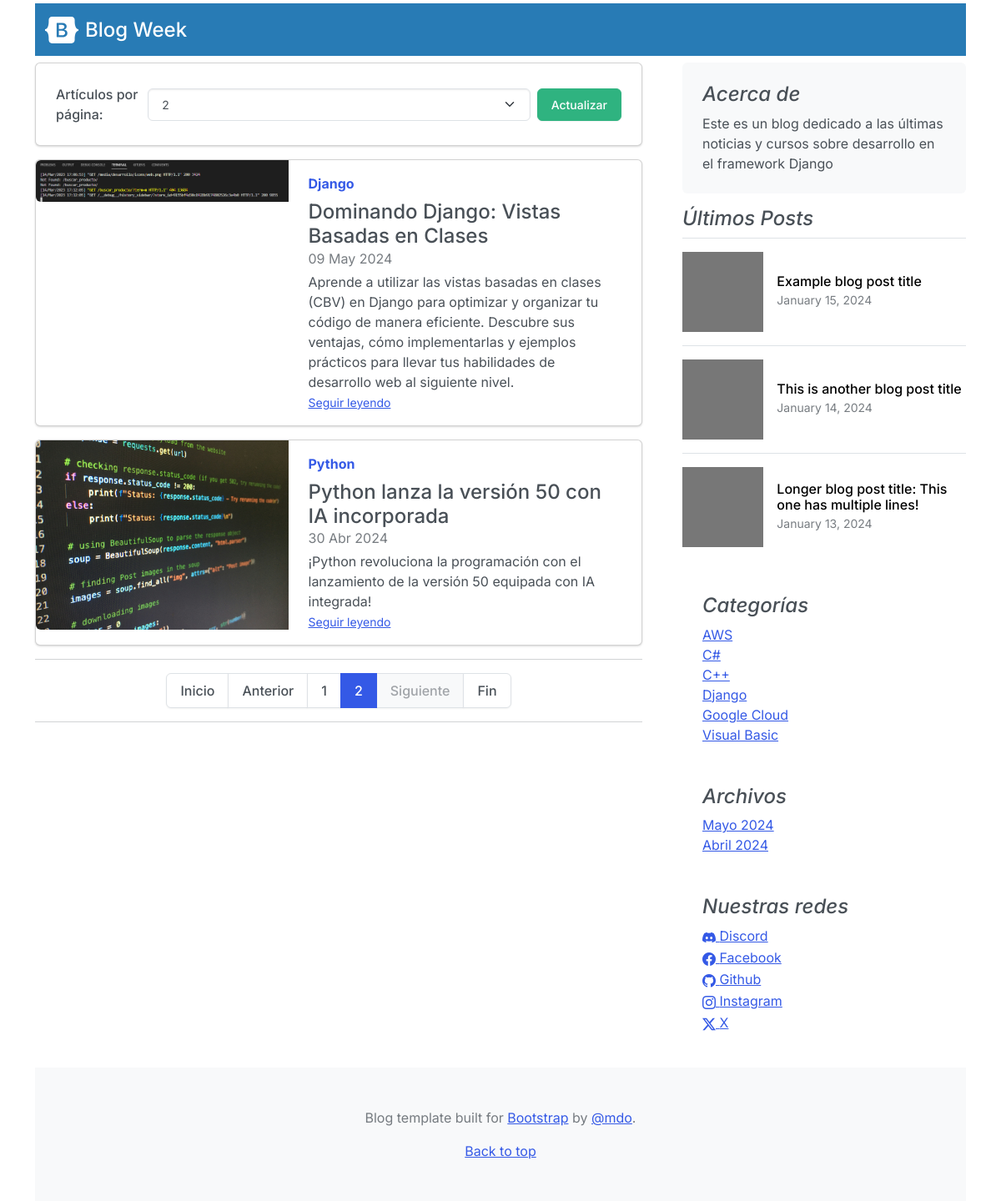
Screenshot of /?page=2 with the database file from the repository.
### core/models.py (models this page shows, shortened)
class Post(models.Model):
    title = models.CharField(max_length=250, verbose_name="Título")
    excerpt = models.TextField(verbose_name="Bajada")
    content = RichTextField(verbose_name="Contenido")
    image = models.ImageField(
        upload_to="posts", verbose_name="Imagen", null=True, blank=True)
    published = models.BooleanField(default=False, verbose_name="Publicado")
    created = models.DateTimeField(
        auto_now_add=True, verbose_name="Fecha de creación")
    updated = models.DateTimeField(
        auto_now=True, verbose_name="Fecha de modificación")
    category = models.ForeignKey(
        Category, on_delete=models.CASCADE, verbose_name="Categoría", related_name="get_posts")
    author = models.ForeignKey(
        Author, on_delete=models.CASCADE, verbose_name="Autor", related_name="get_posts")
    tags = models.ManyToManyField(Tag, verbose_name="Etiquetas")
    likes = models.ManyToManyField(User, related_name="blog_posts", verbose_name="Me gusta")
    dislikes = models.ManyToManyField(User, verbose_name="No me gusta")
    class Meta:
        verbose_name = "Publicación"
        verbose_name_plural = "Publicaciones"
        ordering = ['title']

class Category(models.Model):
    name = models.CharField(max_length=200, verbose_name="nombre", unique=True)
    active = models.BooleanField(default=True, verbose_name="Activo")
    created = models.DateTimeField(
        auto_now_add=True, verbose_name="Fecha de creación")
    updated = models.DateTimeField(
        auto_now=True, verbose_name="Fecha de modificación")
    class Meta:
        verbose_name = "Categoría"
        verbose_name_plural = "Categorías"
        ordering = ['name']
    def __str__(self) -> str:
        return self.name

class About(models.Model):
    description = models.CharField(max_length=350, verbose_name="Descripción")
    created = models.DateTimeField(
        auto_now_add=True, verbose_name="Fecha de creación")
    updated = models.DateTimeField(
        auto_now=True, verbose_name="Fecha de modificación")
    class Meta:
        verbose_name = "Acerca de"
        verbose_name_plural = "Acerca de nosotros"
        ordering = ['created']
    def __str__(self) -> str:
        return self.description

class Link(models.Model):
    key = models.CharField(max_length=100, verbose_name="Key Link")
    name = models.CharField(max_length=120, verbose_name="Red Social")
    url = models.URLField(max_length=350, blank=True,
                          null=True, verbose_name="Enlace")
    icon = models.CharField(max_length=100, blank=True,
                            null=True, verbose_name="Icono")
    created = models.DateTimeField(
        auto_now_add=True, verbose_name="Fecha de Creación")
    updated = models.DateTimeField(
        auto_now=True, verbose_name="Fecha de modificación")
    class Meta:
        verbose_name = "Red Social"
        verbose_name_plural = "Redes Sociales"
        ordering = ['name']
    def __str__(self) -> str:
        return self.name

### core/views.py (the view)
# urls.py: 2. Add a URL to urlpatterns:  path('', views.home, name='home')
def home(request):
    if not request.session.get('items_per_page'): # Cuando el usuario abre la pagina por 1era vez y no hay seleccionado nada en el combo, por defecto pongo la paginacion en 2
        request.session['items_per_page'] = 2
    if request.method == 'GET' and 'items_per_page' in request.GET: # Si el metodo del formulario es GET y existe la variable items_per_page en el GET del request, la almaceno en la variable items_per_page de la sesion del usuario
        request.session['items_per_page'] = int(request.GET['items_per_page'])
    items_per_page = request.session['items_per_page']
    posts_page = Paginator(Post.objects.filter(published = True), items_per_page) # 2 es el nro de posts que quiero que entren en cada pagina
    page = request.GET.get('page') # me devuelve el nro actual de pagina en la que estoy
    posts = posts_page.get_page(page) # pido que me devuelva los posts que están en la pagina actual
    aux = "x" * posts.paginator.num_pages # me va a generar una variable con tantas x como nros de pagina haya,
    return render(request, 'core/home.html', {'posts': posts, 'aux': aux})

### core/processors.py (called while the page is built)
def ctx_dic_about(request):
    ctx_about = {}
    ctx_about['ABOUT'] = About.objects.latest('created') # BUSCA EL ULTIMO CAMPO CREADO EN ABOUT (DE ACUERDO A LA FECHA DE CREACIÓN)
    return ctx_about

def ctx_dic_category(request):
    ctx_category = {}
    ctx_category['categories'] = Category.objects.filter(active=True)
    return ctx_category

def ctx_dic_link(request):
    ctx_link = {}
    links = Link.objects.all()
    for link in links:
        ctx_link[link.key] = {'url': link.url,
                                'icon': link.icon}
    print(ctx_link)
    return ctx_link

def ctx_dic_link2(request):
    ctx_link2 = {}
    ctx_link2['redes_sociales'] = Link.objects.all()
    print(ctx_link2)
    return ctx_link2

def ctx_dic_history(request):
    ctx_history = {}
    ctx_history['dates'] = Post.objects.dates("created","month", order="DESC").distinct()
    return ctx_history

### core/templates/core/home.html (shortened to what this page needs)
{% extends "core/base.html" %}
{% load static %}
{% block content %}
<div class="card mb-3">
    <form method="get">
        <div class="card-body d-flex align-items-center gap-2">
            <label class="col-form-label" for="items_per_page">Artículos por página:</label>
            <select class="form-select" name="items_per_page" id="items_per_page">
                <option value="2" {% if request.session.items_per_page == 2 %}selected{% endif %}>2</option>
            </select>
            <button class="btn btn-success" type="submit">Actualizar</button>
        </div>
    </form>
</div>
{% for post in posts %}
{% if forloop.first and posts.number == 1 %}
{% if request.path == '/' %}
<div class="p-4 p-md-5 mb-4 rounded text-bg-info ">
    <div class="col-lg-12 px-0">
        <h1 class="display-4 fst-italic text-white">{{ post.title }}</h1>
        <p class="lead my-3">{{ post.excerpt }}</p>
        <p class="lead mb-0"><a href={% url "post" post.id %} class=" fw-bold text-white">Seguir leyendo...</a></p>
    </div>
</div>
{% endif %}
{% else %}
<div class="card mb-3">
    <div class="row g-0">
        <div class="col-md-5">
            <img src={{ post.image.url }} class="img-fluid rounded-start" alt="...">
        </div>
        <div class="col-md-7">
            <div class="card-body">
                <strong class="d-inline-block mb-2 text-primary">{{ post.category }}</strong>
                <h4 class="mb-0">{{ post.title }}</h4>
                <div class="mb-1 text-muted">{{ post.created|date:"d M Y" }}</div>
                <p class="card-text mb-auto">{{ post.excerpt }}</p>
                <p class="card-text"><small class="text-muted"><a href={% url "post" post.id %}
                            class="stretched-link">Seguir
                            leyendo</a></small></p>
            </div>
        </div>
    </div>
</div>
{% endif %}
{% endfor %}
<hr>
<nav aria-label="...">
    <ul class="pagination justify-content-center">
        <li class="page-item">
            <a class="page-link" href="?page=1">Inicio</a>
        </li>
        <li class="page-item {% if not posts.has_previous %}disabled{% endif %}">
            <a class="page-link"
                href="{% if posts.has_previous %}?page={{ posts.previous_page_number }}{% endif %}">Anterior</a>
        </li>
        {% for i in aux %}
        <li class="page-item {% if posts.number == forloop.counter %}active{% endif %}" aria-current="page">
            <a class="page-link" href="?page={{ forloop.counter }}">{{ forloop.counter }}</a>
        </li>
        {% endfor %}
        <li class="page-item {% if not posts.has_next %}disabled{% endif %}">
            <a class="page-link"
                href="{% if posts.has_next %}?page={{ posts.next_page_number }}{% endif %}">Siguiente</a>
        </li>
        <li class="page-item">
            <a class="page-link" href="?page={{ posts.paginator.num_pages }}">Fin</a>
        </li>
    </ul>
</nav>
<hr>
{% endblock %}

### core/templates/core/base.html (shortened to what this page needs)
<!DOCTYPE html>
<html lang="es">
<head>
    <link rel="stylesheet" href="https://cdn.jsdelivr.net/npm/bootstrap-icons@1.11.3/font/bootstrap-icons.min.css">
    {% load static %}
    <link href={% static "core/css/bootstrap.min.css" %} rel="stylesheet">
    <link href={% static "css/blog.css" %} rel="stylesheet">
</head>
<body>
    <div class="container">
        <nav class="mt-1 navbar navbar-expand-lg bg-info" data-bs-theme="dark">
            <div class="container-fluid">
                <a href="/"
                    class="d-flex align-items-center mb-3 mb-md-0 me-md-auto link-body-emphasis text-decoration-none">
                    <img class="bi me-2" width="40" height="32" src={% static "core/img/bootstrap-logo-white.svg" %}
                        alt="">
                    <span class="fs-4">Blog Week</span>
                </a>
            </div>
        </nav>
        <main class="mt-2">
            <div class="row g-5">
                <div class="col-md-8">
                    {% block content %} {% endblock %}
                </div>
                <aside class="col-md-4">
                    <div class="position-sticky" style="top: 2rem;">
                        <div class="p-4 mb-3 bg-body-tertiary rounded">
                            <h4 class="fst-italic">Acerca de</h4>
                            <p class="mb-0">{{ ABOUT }}</p>
                        </div>
                        <div>
                            <h4 class="fst-italic">Últimos Posts</h4>
                            <ul class="list-unstyled">
                                <li>
                                    <a class="d-flex flex-column flex-lg-row gap-3 align-items-start align-items-lg-center py-3 link-body-emphasis text-decoration-none border-top"
                                        href="#">
                                        <svg class="bd-placeholder-img" width="100%" height="96"
                                            xmlns="http://www.w3.org/2000/svg" aria-hidden="true"
                                            preserveAspectRatio="xMidYMid slice" focusable="false">
                                            <rect width="100%" height="100%" fill="#777" />
                                        </svg>
                                        <div class="col-lg-8">
                                            <h6 class="mb-0">Example blog post title</h6>
                                            <small class="text-body-secondary">January 15, 2024</small>
                                        </div>
                                    </a>
                                </li>
                                <li>
                                    <a class="d-flex flex-column flex-lg-row gap-3 align-items-start align-items-lg-center py-3 link-body-emphasis text-decoration-none border-top"
                                        href="#">
                                        <svg class="bd-placeholder-img" width="100%" height="96"
                                            xmlns="http://www.w3.org/2000/svg" aria-hidden="true"
                                            preserveAspectRatio="xMidYMid slice" focusable="false">
                                            <rect width="100%" height="100%" fill="#777" />
                                        </svg>
                                        <div class="col-lg-8">
                                            <h6 class="mb-0">This is another blog post title</h6>
                                            <small class="text-body-secondary">January 14, 2024</small>
                                        </div>
                                    </a>
                                </li>
                                <li>
                                    <a class="d-flex flex-column flex-lg-row gap-3 align-items-start align-items-lg-center py-3 link-body-emphasis text-decoration-none border-top"
                                        href="#">
                                        <svg class="bd-placeholder-img" width="100%" height="96"
                                            xmlns="http://www.w3.org/2000/svg" aria-hidden="true"
                                            preserveAspectRatio="xMidYMid slice" focusable="false">
                                            <rect width="100%" height="100%" fill="#777" />
                                        </svg>
                                        <div class="col-lg-8">
                                            <h6 class="mb-0">Longer blog post title: This one has multiple lines!</h6>
                                            <small class="text-body-secondary">January 13, 2024</small>
                                        </div>
                                    </a>
                                </li>
                            </ul>
                        </div>
                        <div class="p-4">
                            <h4 class="fst-italic">Categorías</h4>
                            <ol class="list-unstyled mb-0">
                                {% for item in categories %}
                                    <li><a href={% url "category" item.id %}>{{item.name}}</a></li>
                                {% endfor %}
                            </ol>
                        </div>
                        <div class="p-4">
                            <h4 class="fst-italic">Archivos</h4>
                            <ol class="list-unstyled mb-0">
                                {% for item in dates %}
                                    <li><a href={% url "dates" item.month item.year %}>{{ item|date:"F Y"|capfirst }}</a></li>
                                {% endfor %}
                            </ol>
                        </div>
                        <div class="p-4">
                            <h4 class="fst-italic">Nuestras redes</h4>
                            <ol class="list-unstyled">
                                {% for item in redes_sociales %}
                                    {% if item.url %}
                                        <li><a href={{ item.url }}><i class="{{ item.icon }}"></i> {{ item.name }}</a></li>
                                    {% endif %}
                                {% endfor%}
                            </ol>
                        </div>
                    </div>
                </aside>
            </div>
        </main>
        <footer class="py-5 text-center text-body-secondary bg-body-tertiary">
            <p>Blog template built for <a href="https://getbootstrap.com/">Bootstrap</a> by <a
                    href="https://twitter.com/mdo">@mdo</a>.</p>
            <p class="mb-0">
                <a href="#">Back to top</a>
            </p>
        </footer>
    </div>
</body>
</html>

### core/static/core/css/blog.css (style rules this page uses)
.bd-placeholder-img { font-size: 1.125rem; text-anchor: middle; -webkit-user-select: none; -moz-user-select: none; user-select: none; }
.bi { vertical-align: -.125em; fill: currentColor; }

### rows the page displays
Post: image (picture), category "Django", title "Dominando Django: Vistas Basadas en Clases", created "09 May 2024", excerpt "Aprende a utilizar las vistas basadas en clases (CBV) en Django para optimizar y organizar tu código de manera eficiente. Descubre sus ventajas, cómo implementarlas y ejemplos prácticos para llevar tus habilidades de desarrollo web al siguiente nivel."
Post: image (picture), category "Python", title "Python lanza la versión 50 con IA incorporada", created "30 Abr 2024", excerpt "¡Python revoluciona la programación con el lanzamiento de la versión 50 equipada con IA integrada!"
About: description "Este es un blog dedicado a las últimas noticias y cursos sobre desarrollo en el framework Django"
Category: name "AWS"
Category: name "C#"
Category: name "C++"
Category: name "Django"
Category: name "Google Cloud"
Category: name "Visual Basic"
Link: name "Discord"
Link: name "Facebook"
Link: name "Github"
Link: name "Instagram"
Link: name "X"

### other values shown
{{ item|date:"F Y"|capfirst }} "Mayo 2024" "Abril 2024"
